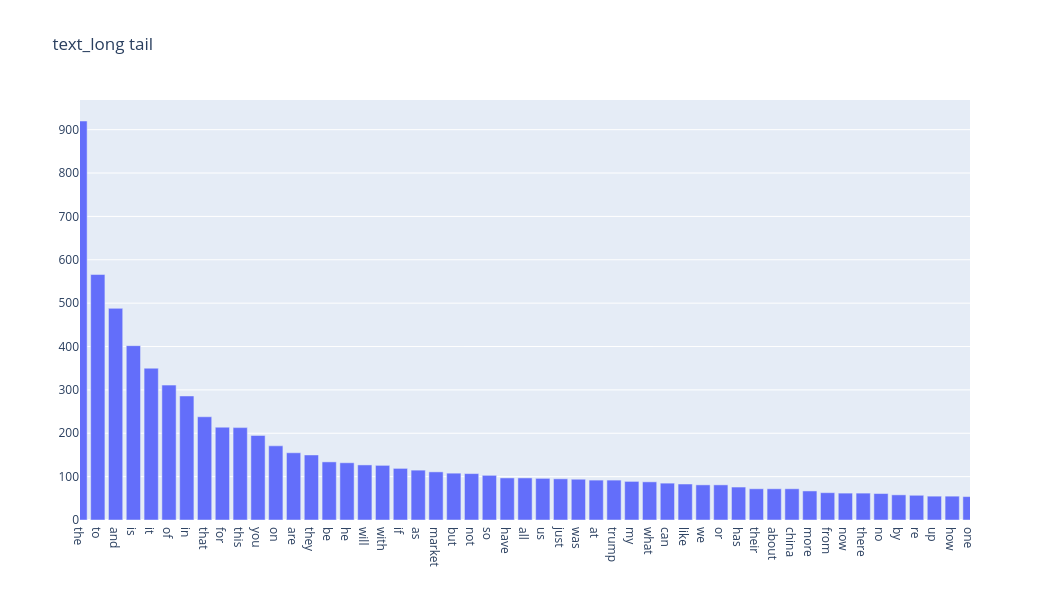

Notebook code cell kept with this figure:
### Code cell
top=300
indices_text = np.argsort(term_freq_text)[::-1][:top]
word = [count_vect_text.get_feature_names_out()[i] for i in indices_text]
freq = term_freq_text[indices_text]

fig = go.Figure(go.Bar(x=word, 
                       y=freq))
fig.update_layout(
    title='text_long tail',
    xaxis=dict(
        tickmode='array',
        range=[0, 50]
    ),
    width=1050,
    height=600
)


fig.show()

print("從長尾圖可以看出一些關鍵字對此影響很大，但此因為是內文，所以一些句子基本詞彙會出現，但還是可以看到market、trump、china的字樣")

### Figure 1 — Plotly figure (JSON) as saved in the notebook; plotly's stock layout.template omitted (floating-point values rounded to 4 significant figures; data arrays with more than 128 entries replaced by an {"elided": "..."} marker saying what was removed)
{"data": [{"type": "bar", "x": {"elided": "300 str values"}, "y": {"elided": "300 int values"}}], "layout": {"height": 600, "title": {"text": "text_long tail"}, "width": 1050, "xaxis": {"range": [0, 50], "tickmode": "array", "type": "category"}, "yaxis": {"autorange": true, "range": [0, 968.4], "type": "linear"}}}
